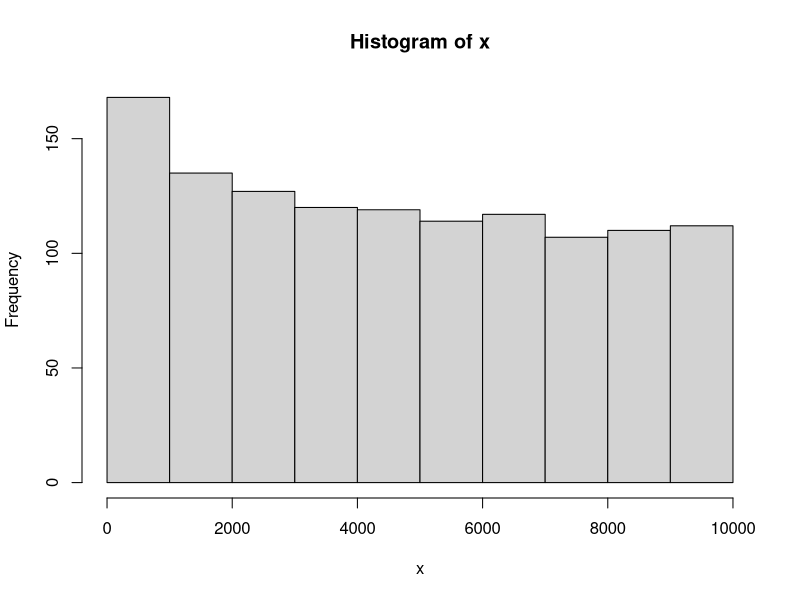

Reproduce this figure in R.
# http://stackoverflow.com/questions/3789968/generate-a-list-of-primes-in-r-up-to-a-certain-number
primest <- function(n){
  p <- 2:n
  i <- 1
  while (p[i] <= sqrt(n)) {
    p <-  p[p %% p[i] != 0 | p==p[i]]
    i <- i+1
  }
  p
}
x<-primest(1e4)
hist(x)

tapply( x, (seq_along(x)-1) %/% 1, sum)

tapply( x, (seq_along(x)-1) %/% 1, diff)

# http://stackoverflow.com/questions/6262203/measuring-function-execution-time-in-r
# install.packages("microbenchmark")
# library(microbenchmark)
# 
# res<-microbenchmark(primest(1e5),times = 100,unit = "ms")
# 
# 
# # Plot results:
# boxplot(res)
# ## Pretty plot:
# if (require("ggplot2")) {
#   autoplot(res)
# }
# save.image()
